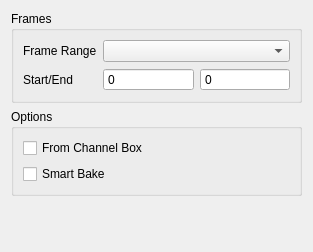
<?xml version="1.0" encoding="UTF-8"?>
<ui version="4.0">
 <class>Form</class>
 <widget class="QWidget" name="Form">
  <property name="geometry">
   <rect>
    <x>0</x>
    <y>0</y>
    <width>313</width>
    <height>252</height>
   </rect>
  </property>
  <property name="windowTitle">
   <string>FastBake</string>
  </property>
  <layout class="QVBoxLayout" name="verticalLayout_3">
   <item>
    <widget class="QGroupBox" name="frames_groupBox">
     <property name="title">
      <string>Frames</string>
     </property>
     <layout class="QFormLayout" name="formLayout">
      <item row="0" column="0">
       <widget class="QLabel" name="frame_range_label">
        <property name="text">
         <string>Frame Range</string>
        </property>
       </widget>
      </item>
      <item row="0" column="1">
       <widget class="QComboBox" name="frame_range_combo"/>
      </item>
      <item row="1" column="0">
       <widget class="QLabel" name="start_end_label">
        <property name="text">
         <string>Start/End</string>
        </property>
       </widget>
      </item>
      <item row="1" column="1">
       <layout class="QHBoxLayout" name="customFrames_layout">
        <item>
         <widget class="QSpinBox" name="start_frame_spinbox">
          <property name="buttonSymbols">
           <enum>QAbstractSpinBox::NoButtons</enum>
          </property>
          <property name="maximum">
           <number>999999</number>
          </property>
         </widget>
        </item>
        <item>
         <widget class="QSpinBox" name="end_frame_spinbox">
          <property name="buttonSymbols">
           <enum>QAbstractSpinBox::NoButtons</enum>
          </property>
          <property name="prefix">
           <string/>
          </property>
          <property name="maximum">
           <number>999999</number>
          </property>
         </widget>
        </item>
       </layout>
      </item>
     </layout>
    </widget>
   </item>
   <item>
    <widget class="QGroupBox" name="options_groupBox">
     <property name="title">
      <string>Options</string>
     </property>
     <layout class="QVBoxLayout" name="verticalLayout_2">
      <item>
       <widget class="QCheckBox" name="channel_box_cbox">
        <property name="text">
         <string>From Channel Box</string>
        </property>
       </widget>
      </item>
      <item>
       <widget class="QCheckBox" name="smart_bake_cbox">
        <property name="text">
         <string>Smart Bake</string>
        </property>
        <property name="checked">
         <bool>false</bool>
        </property>
       </widget>
      </item>
     </layout>
    </widget>
   </item>
   <item>
    <spacer name="verticalSpacer">
     <property name="orientation">
      <enum>Qt::Vertical</enum>
     </property>
     <property name="sizeHint" stdset="0">
      <size>
       <width>20</width>
       <height>40</height>
      </size>
     </property>
    </spacer>
   </item>
  </layout>
 </widget>
 <resources/>
 <connections/>
</ui>
